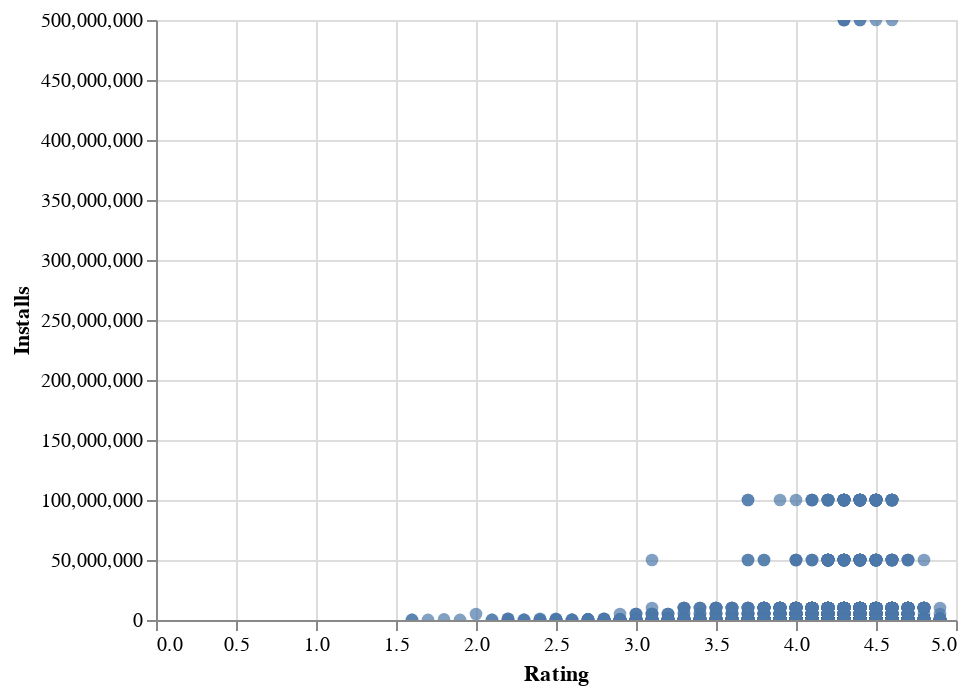

Notebook source saved alongside this figure:
### Markdown cell above
##### <font color = steelblue>*We created an interactive scatterplot using the installs_df dataframe, so that each circle showed the name of the App, its size, rating, installs and when it was last updated.*

### Code cell
alt.Chart(installs_df).mark_circle(size=40).encode(x='Rating',
                                                   y='Installs',
                                                   tooltip=['App','Size(KB)', 'Rating', 'Installs','Last Updated']).interactive()

### Figure 1 — Vega-Lite specification as saved in the notebook (floating-point values rounded to 4 significant figures; data arrays with more than 128 entries replaced by an {"elided": "..."} marker saying what was removed)
{"config": {"view": {"continuousWidth": 400, "continuousHeight": 300}}, "data": {"name": "data-331f18c0e5391c71a2e772cdf8b4f6ab"}, "mark": {"type": "circle", "size": 40}, "encoding": {"tooltip": [{"type": "nominal", "field": "App"}, {"type": "quantitative", "field": "Size(KB)"}, {"type": "quantitative", "field": "Rating"}, {"type": "quantitative", "field": "Installs"}, {"type": "nominal", "field": "Last Updated"}], "x": {"type": "quantitative", "field": "Rating"}, "y": {"type": "quantitative", "field": "Installs"}}, "selection": {"selector002": {"type": "interval", "bind": "scales", "encodings": ["x", "y"]}}, "$schema": "https://vega.github.io/schema/vega-lite/v4.8.1.json", "datasets": {"data-331f18c0e5391c71a2e772cdf8b4f6ab": {"elided": "4365 records"}}}
